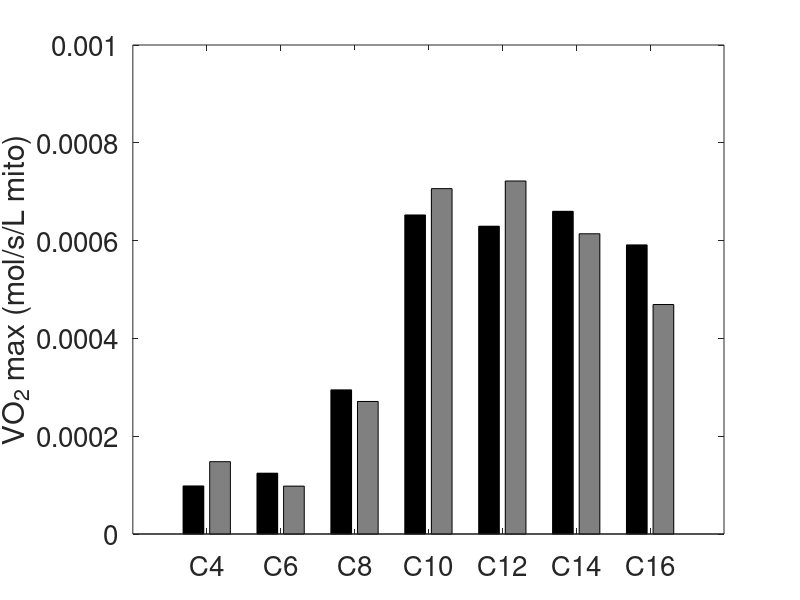

This figure's MATLAB source: (Note: this script raises an error after producing the figure.)
load('Variability_Run')
%SA_isolated_mito_experiment 

%% Plot without L-Carnitine
JO2_nocarn=mean(sim_JO2_nocarn,1);
JO2_nocarnstd=std(sim_JO2_nocarn,1);
 Obs_JO2n = [ 9.8278E-05; 0.00012433; 0.000294761; 0.000652426; 0.000629419; 0.000659878; 0.000591224];
 obserrn=[1.22185E-05;1.06737E-05;5.96623E-05;0.000112975;0.000133269; 0.000170832; 0.000130777];
    Fit_Jn = flip(JO2_nocarn);
    Jabsn=[Obs_JO2n,Fit_Jn'];
    xbar=[1,2,3,4,5,6,7];
    figure;
    hl=bar(xbar,Jabsn,'grouped');
    hold on
    labels={'C4','C6','C8','C10','C12','C14','C16'};
    set(gca,'XTick',1:7,'XTickLabel',labels)
    set(gca,'Fontsize',20)
    
    set(hl(1), 'FaceColor', 'k')
    set(hl(2), 'FaceColor', [0.5 0.5 0.5])
    ylabel('VO_2 max (mol/s/L mito)')
    % title('Without L-Carnitine in the cytosol');
    ylim([0 1e-3])
  % Add errorbar
    ngroups = size(Jabsn, 1);
    nbars = size(Jabsn, 2);
    groupwidth = min(0.8, nbars/(nbars + 1.5));
    
        for m= 1:2:nbars
        xpos=(1:ngroups) - (groupwidth/2) + (2*m-1) * (groupwidth / (2*nbars));
        hold on
        errorbar(xpos,Jabsn(:,m),obserrn,obserrn,'color',[0.5 0.5 0.5],'linestyle','none')
        end
        hold on
        for m= 2:1:nbars
        xpos=(1:ngroups) - (groupwidth/2) + (2*m-1) * (groupwidth / (2*nbars));
        hold on
        errorbar(xpos,Jabsn(:,m),JO2_nocarnstd,JO2_nocarnstd,'color',[0.5 0.5 0.5],'linestyle','none')
        end
        lgd1=legend('Observed JO_2','Model Simulated JO_2','Standard Deviation');
        lgd1.Location = 'northwest'; lgd1.FontSize=12;
        xlabel('C_n  Acyl-Carnitine');

%% Plot with L-Carnitine
        JO2_carn=mean(sim_JO2_Carn,1);
        JO2_carnstd=std(sim_JO2_Carn,1);

        Obs_JO2 =[0.000477126; 0.000554358;  0.000547048;  0.000601049;  0.000272728;  0.000123818; 8.07258E-05;];
        Obs_JO2 =flip(Obs_JO2); 
        obserr=[5.11352E-05; 1.68106E-05; 2.39637E-05; 4.97114E-05; 0.000112614; 0.000157951; 9.70213E-05];

        Fit_J=flip(JO2_carn);
        Jabsn=[Obs_JO2,Fit_J'];
        
        xbar=[1,2,3,4,5,6,7];
        figure;
        h=bar(xbar,Jabsn,'grouped');
        hold on
        labels={'C4','C6','C8','C10','C12','C14','C16'};
        set(gca,'XTick',1:7,'XTickLabel',labels)
        set(gca,'Fontsize',20)
        set(h(1), 'FaceColor', 'k')
        set(h(2), 'FaceColor', [0.5 0.5 0.5])
        ylabel('VO_2 max (mol/s/L mito)')
        %title('With L-Carnitine in the cytosol');
        ylim([0 1e-3])
    
    % Add errorbar
        for m= 1:2:nbars
        xpos=(1:ngroups) - (groupwidth/2) + (2*m-1) * (groupwidth / (2*nbars));
        hold on
        errorbar(xpos,Jabsn(:,m),obserr,obserr,'color',[0.5 0.5 0.5],'linestyle','none')
        end
        hold on
        for m= 2:1:nbars
        xpos=(1:ngroups) - (groupwidth/2) + (2*m-1) * (groupwidth / (2*nbars));
        hold on
        errorbar(xpos,Jabsn(:,m),JO2_carnstd,JO2_carnstd,'color',[0.5 0.5 0.5],'linestyle','none')
        end
     	
     	lgd= legend('Observed JO_2','Model Simulated JO_2','Standard Deviation')
    	lgd.Location = 'northwest'; lgd.FontSize=12;
    	xlabel('C_n  Acyl-Carnitine');
    
